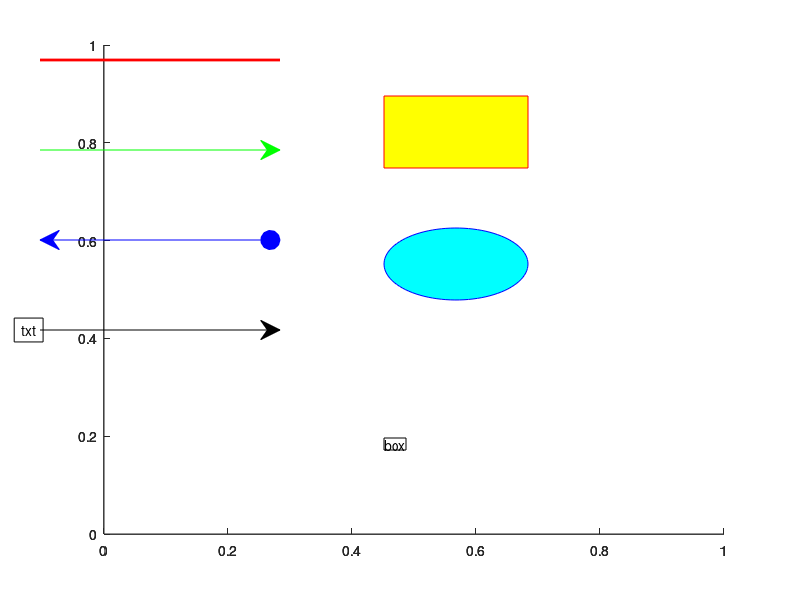

The MATLAB source for this figure: (Note: this script raises an error after producing the figure.)
%=============================================================================
% Copyright (c) 2016-present Allan CORNET (Nelson)
%=============================================================================
% This file is part of Nelson.
%=============================================================================
% LICENCE_BLOCK_BEGIN
% SPDX-License-Identifier: LGPL-3.0-or-later
% LICENCE_BLOCK_END
%=============================================================================
% <--ADV-CLI MODE-->
%=============================================================================
fRender = figure('Visible', 'off', 'Position', [100 100 260 220], 'Color', [1 1 1]);
annotation('line', [0.05 0.35], [0.9 0.9], 'Color', 'red', 'LineWidth', 2);
annotation('arrow', [0.05 0.35], [0.75 0.75], 'Color', 'green', 'HeadStyle', 'vback2');
annotation('doublearrow', [0.05 0.35], [0.6 0.6], 'Color', 'blue', 'Head2Style', 'ellipse');
annotation('textarrow', [0.05 0.35], [0.45 0.45], 'String', 'txt', 'TextEdgeColor', 'black');
annotation('rectangle', [0.48 0.72 0.18 0.12], 'FaceColor', 'yellow', 'Color', 'red');
annotation('ellipse', [0.48 0.50 0.18 0.12], 'FaceColor', 'cyan', 'Color', 'blue');
annotation('textbox', [0.48 0.25 0.18 0.12], 'String', 'box', 'BackgroundColor', 'white');
drawnow();
renderFrame = getframe(fRender);
nonWhiteMask = renderFrame.cdata(:, :, 1) < 245 | renderFrame.cdata(:, :, 2) < 245 ...
  | renderFrame.cdata(:, :, 3) < 245;
nonWhite = any(nonWhiteMask(:));
asserts.istrue(nonWhite);
close(fRender);
%=============================================================================
